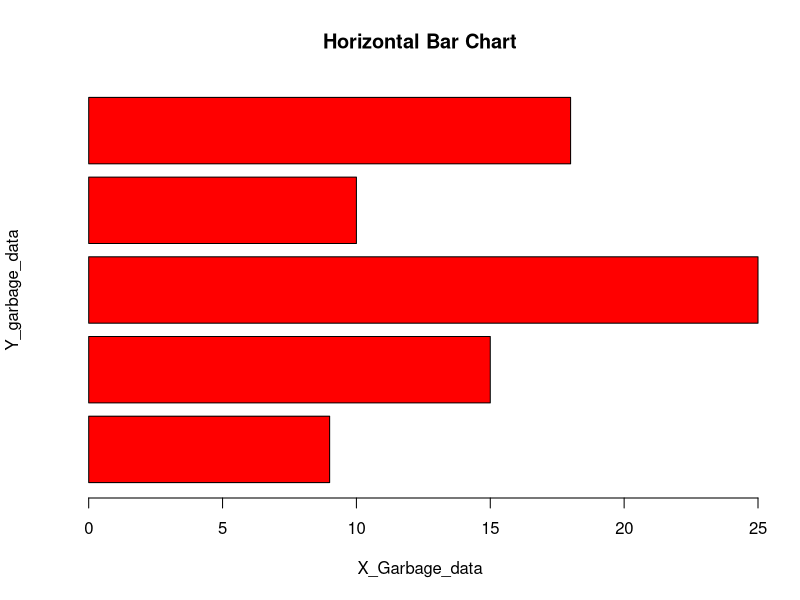

Reproduce this figure in R.
# Data to be used in the bar graph
Horizontal_data = c(9, 15, 25, 10, 18)

# Plot the bar graph using the data given
# Set to be horizontal rather than vertical and Red 
barplot(Horizontal_data, horiz = TRUE, xlab = "X_Garbage_data", 
  ylab = "Y_garbage_data", col = "red", main = "Horizontal Bar Chart")